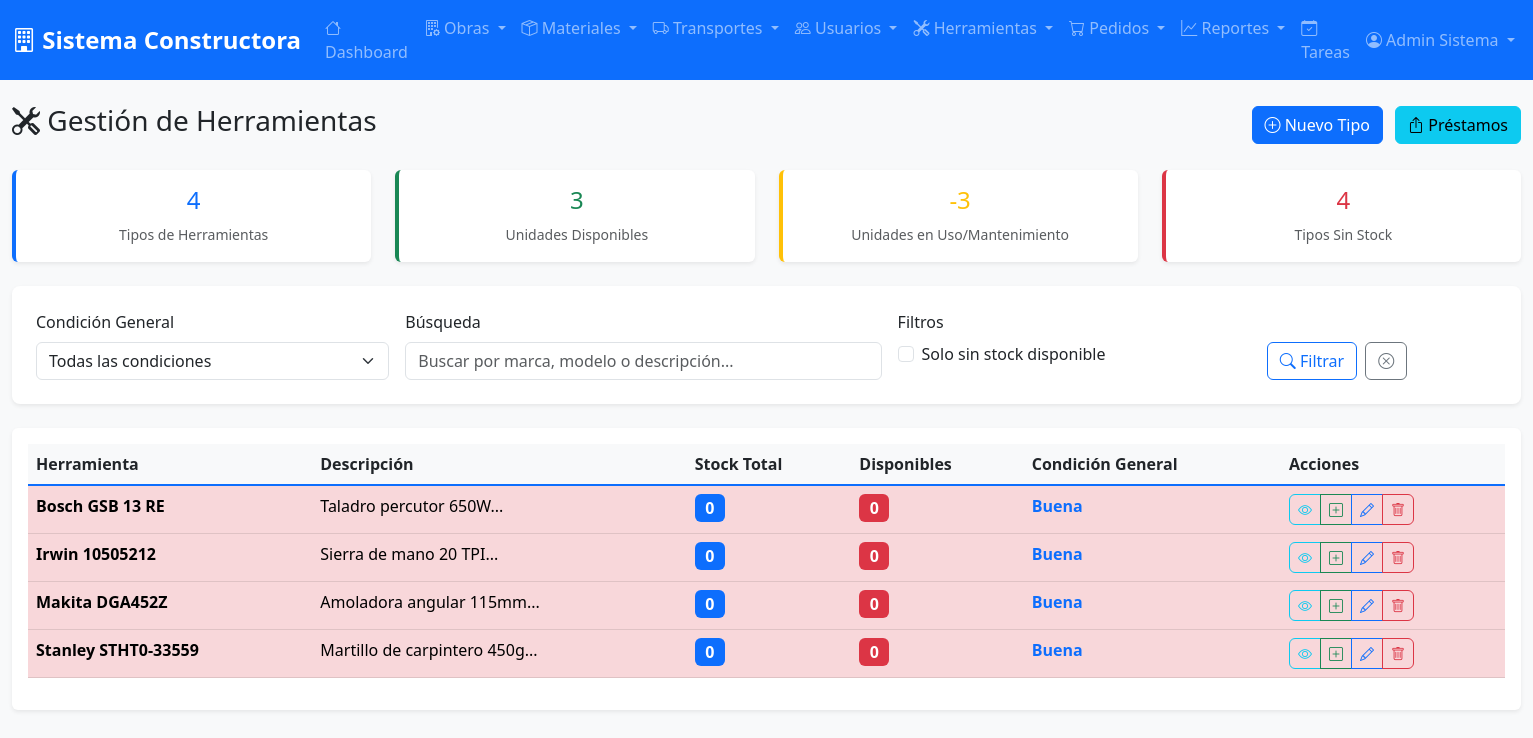
The page /modules/herramientas/list.php (signed in) on the database its author committed.
### tables this page shows
CREATE TABLE herramientas (
    id_herramienta INT AUTO_INCREMENT PRIMARY KEY,
    tipo VARCHAR(100) NOT NULL,
    marca VARCHAR(100) NOT NULL,
    modelo VARCHAR(100) NOT NULL,
    descripcion TEXT,
    stock_total INT DEFAULT 0,
    condicion_general ENUM('excelente', 'buena', 'regular', 'mala') DEFAULT 'buena',
    precio_referencia DECIMAL(10,2) DEFAULT 0.00,
    categoria VARCHAR(100),
    fecha_creacion TIMESTAMP DEFAULT CURRENT_TIMESTAMP
);

### config/config.php (called while the page is built, shortened)
<?php
function is_logged_in() {
    return isset($_SESSION['user_id']) && !empty($_SESSION['user_id']);
}
function get_user_role() {
    return $_SESSION['user_role'] ?? null;
}
function has_permission($required_roles) {
    $user_role = get_user_role();
    if (is_array($required_roles)) {
        return in_array($user_role, $required_roles);
    }
    return $user_role === $required_roles;
}
?>

### modules/herramientas/list.php (the view, shortened to what this page needs)
<?php
require_once '../../config/config.php';
$can_manage = has_permission([ROLE_ADMIN, ROLE_RESPONSABLE]);
$database = new Database();
$conn = $database->getConnection();
$filtro_busqueda = $_GET['busqueda'] ?? '';
$filtro_stock_bajo = isset($_GET['stock_bajo']) ? (bool)$_GET['stock_bajo'] : false;
$where_conditions = [];
$params = [];
$where_clause = !empty($where_conditions) ? 'WHERE ' . implode(' AND ', $where_conditions) : '';
try {
    $query = "SELECT h.*,
                     COUNT(CASE WHEN hu.estado_actual = 'disponible' THEN 1 ELSE NULL END) as unidades_disponibles
              FROM herramientas h
              LEFT JOIN herramientas_unidades hu ON h.id_herramienta = hu.id_herramienta
              $where_clause
              GROUP BY h.id_herramienta
              ORDER BY h.marca, h.modelo";
    $stmt = $conn->prepare($query);
    $stmt->execute($params);
    $herramientas = $stmt->fetchAll();
    $stmt_stats = $conn->query("SELECT
        COUNT(*) as total_tipos_herramientas,
        SUM(stock_total) as total_unidades,
        COUNT(CASE WHEN stock_total <= 0 THEN 1 END) as sin_stock_tipos
        FROM herramientas");
    $stats = $stmt_stats->fetch();
    $stmt_unidades_disponibles = $conn->query("SELECT COUNT(*) as total FROM herramientas_unidades WHERE estado_actual = 'disponible'");
    $unidades_disponibles = $stmt_unidades_disponibles->fetch()['total'];
} catch (Exception $e) {
    error_log("Error al obtener herramientas: " . $e->getMessage());
    $herramientas = [];
    $stats = ['total_tipos_herramientas' => 0, 'total_unidades' => 0, 'sin_stock_tipos' => 0];
    $unidades_disponibles = 0;
}
include '../../includes/header.php';
?>
<div class="row">
    <div class="col-12">
        <div class="d-flex justify-content-between align-items-center mb-4">
            <h1 class="h3">
                <i class="bi bi-tools"></i> Gestión de Herramientas
            </h1>
            <?php if ($can_manage): ?>
            <div>
                <a href="create.php" class="btn btn-primary me-2">
                    <i class="bi bi-plus-circle"></i> Nuevo Tipo
                </a>
                <a href="prestamos.php" class="btn btn-info">
                    <i class="bi bi-box-arrow-up"></i> Préstamos
                </a>
            </div>
            <?php endif; ?>
        </div>
    </div>
</div>
<div class="row mb-4">
    <div class="col-md-3">
        <div class="card dashboard-card">
            <div class="card-body text-center">
                <h4 class="text-primary"><?php echo $stats['total_tipos_herramientas']; ?></h4>
                <small class="text-muted">Tipos de Herramientas</small>
            </div>
        </div>
    </div>
    <div class="col-md-3">
        <div class="card dashboard-card success">
            <div class="card-body text-center">
                <h4 class="text-success"><?php echo $unidades_disponibles; ?></h4>
                <small class="text-muted">Unidades Disponibles</small>
            </div>
        </div>
    </div>
    <div class="col-md-3">
        <div class="card dashboard-card warning">
            <div class="card-body text-center">
                <h4 class="text-warning"><?php echo $stats['total_unidades'] - $unidades_disponibles; ?></h4>
                <small class="text-muted">Unidades en Uso/Mantenimiento</small>
            </div>
        </div>
    </div>
    <div class="col-md-3">
        <div class="card dashboard-card danger">
            <div class="card-body text-center">
                <h4 class="text-danger"><?php echo $stats['sin_stock_tipos']; ?></h4>
                <small class="text-muted">Tipos Sin Stock</small>
            </div>
        </div>
    </div>
</div>
<div class="filter-section">
    <form method="GET" class="row g-3">
        <div class="col-md-3">
            <label for="condicion" class="form-label">Condición General</label>
            <select class="form-select" id="condicion" name="condicion">
                <option value="">Todas las condiciones</option>
            </select>
        </div>
        <div class="col-md-4">
            <label for="busqueda" class="form-label">Búsqueda</label>
            <input type="text" class="form-control" id="busqueda" name="busqueda"
                   placeholder="Buscar por marca, modelo o descripción..."
                   value="<?php echo htmlspecialchars($filtro_busqueda); ?>">
        </div>
        <div class="col-md-3">
            <label class="form-label">Filtros</label>
            <div class="form-check">
                <input class="form-check-input" type="checkbox" id="stock_bajo" name="stock_bajo" value="1"
                       <?php echo $filtro_stock_bajo ? 'checked' : ''; ?>>
                <label class="form-check-label" for="stock_bajo">
                    Solo sin stock disponible
                </label>
            </div>
        </div>
        <div class="col-md-2 d-flex align-items-end">
            <button type="submit" class="btn btn-outline-primary me-2">
                <i class="bi bi-search"></i> Filtrar
            </button>
            <a href="list.php" class="btn btn-outline-secondary">
                <i class="bi bi-x-circle"></i>
            </a>
        </div>
    </form>
</div>
<div class="card">
    <div class="card-body">
        <?php if (!empty($herramientas)): ?>
        <div class="table-responsive">
            <table class="table table-hover">
                <thead>
                    <tr>
                        <th>Herramienta</th>
                        <th>Descripción</th>
                        <th>Stock Total</th>
                        <th>Disponibles</th>
                        <th>Condición General</th>
                        <th>Acciones</th>
                    </tr>
                </thead>
                <tbody>
                    <?php foreach ($herramientas as $herramienta): ?>
                    <tr class="<?php echo $herramienta['unidades_disponibles'] <= 0 ? 'table-danger' : ''; ?>">
                        <td>
                            <strong><?php echo htmlspecialchars($herramienta['marca'] . ' ' . $herramienta['modelo']); ?></strong>
                        </td>
                        <td><?php echo htmlspecialchars(substr($herramienta['descripcion'], 0, 70)); ?>...</td>
                        <td>
                            <span class="badge bg-primary fs-6">
                                <?php echo number_format($herramienta['stock_total']); ?>
                            </span>
                        </td>
                        <td>
                            <span class="badge <?php echo $herramienta['unidades_disponibles'] <= 0 ? 'bg-danger' : 'bg-success'; ?> fs-6">
                                <?php echo number_format($herramienta['unidades_disponibles']); ?>
                            </span>
                        </td>
                        <td>
                            <?php
                            $condicion_class = '';
                            switch ($herramienta['condicion_general']) {
                                case 'buena': $condicion_class = 'text-primary'; break;
                            }
                            ?>
                            <span class="fw-bold <?php echo $condicion_class; ?>">
                                <?php echo ucfirst($herramienta['condicion_general']); ?>
                            </span>
                        </td>
                        <td>
                            <div class="btn-group btn-group-sm" role="group">
                                <a href="view.php?id=<?php echo $herramienta['id_herramienta']; ?>"
                                   class="btn btn-outline-info" title="Ver detalles">
                                    <i class="bi bi-eye"></i>
                                </a>
                                <?php if ($can_manage): ?>
                                <a href="add_unit.php?id=<?php echo $herramienta['id_herramienta']; ?>"
                                   class="btn btn-outline-success" title="Agregar unidad">
                                    <i class="bi bi-plus-square"></i>
                                </a>
                                <a href="edit.php?id=<?php echo $herramienta['id_herramienta']; ?>"
                                   class="btn btn-outline-primary" title="Editar tipo">
                                    <i class="bi bi-pencil"></i>
                                </a>
                                <a href="delete.php?id=<?php echo $herramienta['id_herramienta']; ?>"
                                   class="btn btn-outline-danger btn-delete"
                                   data-item-name="la herramienta '<?php echo htmlspecialchars($herramienta['marca'] . ' ' . $herramienta['modelo']); ?>'"
                                   title="Eliminar tipo">
                                    <i class="bi bi-trash"></i>
                                </a>
                                <?php endif; ?>
                            </div>
                        </td>
                    </tr>
                    <?php endforeach; ?>
                </tbody>
            </table>
        </div>
        <?php endif; ?>
    </div>
</div>
<?php include '../../includes/footer.php'; ?>

### assets/css/style.css (style rules this page uses)
:root { --primary-color: #0d6efd; --secondary-color: #6c757d; --success-color: #198754; --danger-color: #dc3545; --warning-color: #ffc107; --info-color: #0dcaf0; --light-color: #f8f9fa; --dark-color: #212529; }
body { background-color: #f8f9fa; font-family: "Segoe UI", Tahoma, Geneva, Verdana, sans-serif; }
.card { border: none; box-shadow: 0 0.125rem 0.25rem rgba(0, 0, 0, 0.075); transition: box-shadow 0.15s ease-in-out; }
.btn { border-radius: 0.375rem; font-weight: 500; }
.btn-primary { background-color: var(--primary-color); border-color: var(--primary-color); }
.table { background-color: white; }
.table thead th { background-color: var(--light-color); border-bottom: 2px solid var(--primary-color); font-weight: 600; color: var(--dark-color); }
.form-label { font-weight: 500; color: var(--dark-color); }
.dashboard-card { border-left: 4px solid var(--primary-color); }
.dashboard-card.success { border-left-color: var(--success-color); }
.dashboard-card.warning { border-left-color: var(--warning-color); }
.dashboard-card.danger { border-left-color: var(--danger-color); }
.filter-section { background-color: white; border-radius: 0.5rem; padding: 1.5rem; margin-bottom: 1.5rem; box-shadow: 0 0.125rem 0.25rem rgba(0, 0, 0, 0.075); }

### rows shown on the page
herramientas: marca+modelo "Bosch GSB 13 RE", descripcion "Taladro percutor 650W", stock_total "0", unidades_disponibles "0", condicion_general "Buena"
herramientas: marca+modelo "Irwin 10505212", descripcion "Sierra de mano 20 TPI", stock_total "0", unidades_disponibles "0", condicion_general "Buena"
herramientas: marca+modelo "Makita DGA452Z", descripcion "Amoladora angular 115mm", stock_total "0", unidades_disponibles "0", condicion_general "Buena"
herramientas: marca+modelo "Stanley STHT0-33559", descripcion "Martillo de carpintero 450g", stock_total "0", unidades_disponibles "0", condicion_general "Buena"

### other values the page prints
SITE_NAME "Sistema Constructora"
$_SESSION['user_name'] "Admin Sistema"
$stats['total_tipos_herramientas'] "4"
$unidades_disponibles "3"
$stats['total_unidades'] - $unidades_disponibles "-3"
$stats['sin_stock_tipos'] "4"
